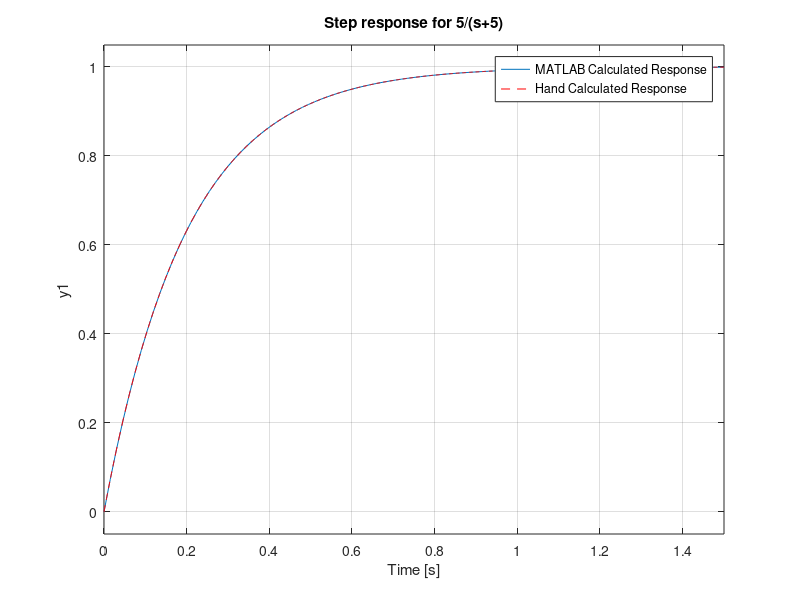
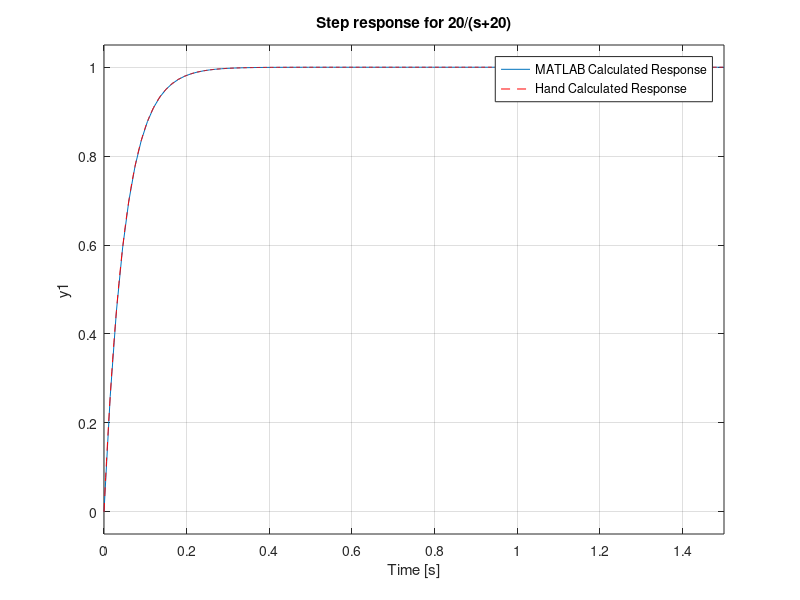
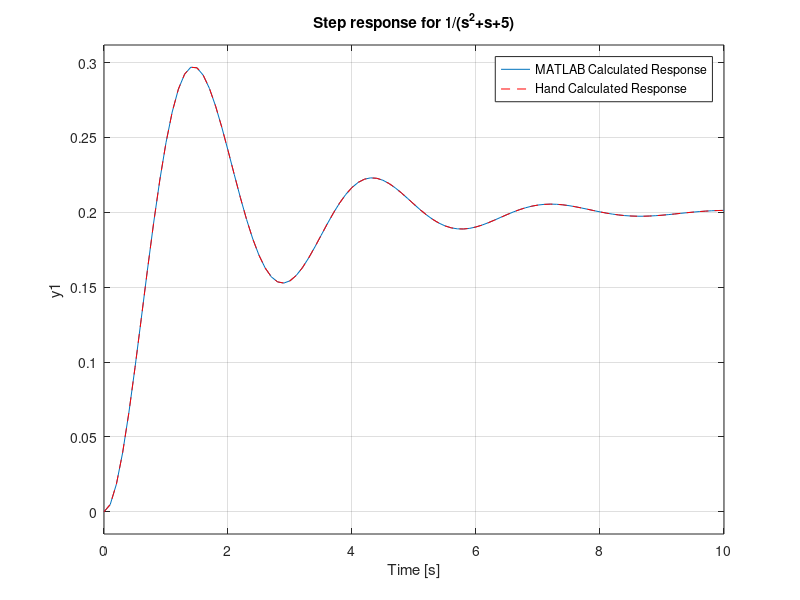

The MATLAB source for these figures, in order:
%% ME EN 6200 Homework 3 Ryan Dalby
%%
clear;
close all;
%% 1c
t_vals = 0:0.001:1.5;
% a
Ga = tf(5,[1,5]);
figure;
step(Ga,1.5);
title('Step response for 5/(s+5)');
hold on;
c = 1-exp(-5*t_vals);
plot(t_vals, c, 'r--');
legend('MATLAB Calculated Response', 'Hand Calculated Response');

% b
Gb = tf(20,[1,20]);
figure;
step(Gb,1.5);
title('Step response for 20/(s+20)');
hold on;
c = 1-exp(-20*t_vals);
plot(t_vals, c, 'r--');
legend('MATLAB Calculated Response', 'Hand Calculated Response');

%% 2c
t_vals = 0:0.1:10;

H = tf(1,[1,1,5]);
figure;
step(H,10);
title('Step response for 1/(s^2+s+5)');
hold on;
x = 1/5 - (1/5).*exp(-.5.*t_vals).*cos(sqrt(19).*t_vals/2) - (1/(5.*sqrt(19))).*exp(-.5.*t_vals).*sin(sqrt(19).*t_vals/2);
plot(t_vals, x, 'r--');
legend('MATLAB Calculated Response', 'Hand Calculated Response');